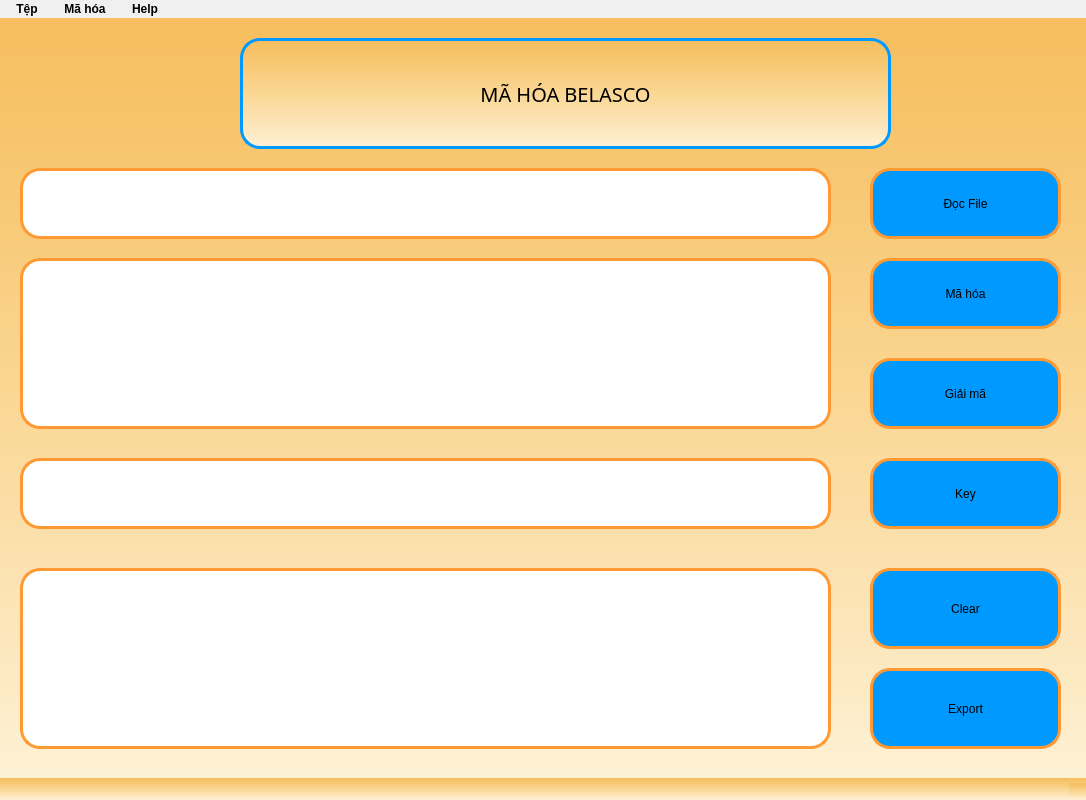
<?xml version="1.0" encoding="UTF-8"?>
<ui version="4.0">
 <class>Belascoform</class>
 <widget class="QMainWindow" name="Belascoform">
  <property name="geometry">
   <rect>
    <x>0</x>
    <y>0</y>
    <width>1086</width>
    <height>800</height>
   </rect>
  </property>
  <property name="windowTitle">
   <string>WBelasco</string>
  </property>
  <property name="windowIcon">
   <iconset>
    <normaloff>tainguyen/logo.ico</normaloff>tainguyen/logo.ico</iconset>
  </property>
  <property name="styleSheet">
   <string notr="true">
color:black;
background-color: qlineargradient(spread:pad, x1:0, y1:0, x2:0, y2:1, stop:0 #F6BE5E, stop:0.25 #F8C976, stop:0.5 #FAD794, stop:0.75 #FCE3B4, stop:1 #FDF1D4);
</string>
  </property>
  <widget class="QWidget" name="centralwidget">
   <widget class="QLabel" name="label">
    <property name="geometry">
     <rect>
      <x>240</x>
      <y>20</y>
      <width>651</width>
      <height>111</height>
     </rect>
    </property>
    <property name="font">
     <font>
      <family>Montserrat</family>
      <pointsize>33</pointsize>
      <weight>9</weight>
      <italic>false</italic>
      <bold>false</bold>
     </font>
    </property>
    <property name="layoutDirection">
     <enum>Qt::LeftToRight</enum>
    </property>
    <property name="autoFillBackground">
     <bool>false</bool>
    </property>
    <property name="styleSheet">
     <string notr="true">font-size: 20px;
font: 75 33pt &quot;Montserrat&quot;;

border: 3px solid #0099FF;
border-radius: 20px;
color:black;

</string>
    </property>
    <property name="text">
     <string>MÃ HÓA BELASCO</string>
    </property>
    <property name="alignment">
     <set>Qt::AlignCenter</set>
    </property>
   </widget>
   <widget class="QPushButton" name="Btn_ReadFile">
    <property name="geometry">
     <rect>
      <x>870</x>
      <y>150</y>
      <width>191</width>
      <height>71</height>
     </rect>
    </property>
    <property name="cursor">
     <cursorShape>PointingHandCursor</cursorShape>
    </property>
    <property name="mouseTracking">
     <bool>false</bool>
    </property>
    <property name="tabletTracking">
     <bool>false</bool>
    </property>
    <property name="autoFillBackground">
     <bool>false</bool>
    </property>
    <property name="styleSheet">
     <string notr="true">QPushButton {
    border-radius: 20px;
    background-color: #0099FF;
    border: 3px solid #FF9933;
    font: 75 16pt &quot;Montserrat&quot;;
}

QPushButton:hover {
    background-color: white;
    border-color:#0099FF ;
    color: black;
}
</string>
    </property>
    <property name="text">
     <string>Đọc File</string>
    </property>
   </widget>
   <widget class="QPushButton" name="Btn_MaHoa">
    <property name="geometry">
     <rect>
      <x>870</x>
      <y>240</y>
      <width>191</width>
      <height>71</height>
     </rect>
    </property>
    <property name="cursor">
     <cursorShape>PointingHandCursor</cursorShape>
    </property>
    <property name="styleSheet">
     <string notr="true">QPushButton {
    border-radius: 20px;
    background-color: #0099FF;
    border: 3px solid #FF9933;
    font: 75 16pt &quot;Montserrat&quot;;
}

QPushButton:hover {
    background-color: white;
    border-color:#0099FF ;
    color: black;
}
</string>
    </property>
    <property name="text">
     <string>Mã hóa</string>
    </property>
   </widget>
   <widget class="QPushButton" name="Btn_GiaiMa">
    <property name="geometry">
     <rect>
      <x>870</x>
      <y>340</y>
      <width>191</width>
      <height>71</height>
     </rect>
    </property>
    <property name="cursor">
     <cursorShape>PointingHandCursor</cursorShape>
    </property>
    <property name="styleSheet">
     <string notr="true">QPushButton {
    border-radius: 20px;
    background-color: #0099FF;
    border: 3px solid #FF9933;
    font: 75 16pt &quot;Montserrat&quot;;
}

QPushButton:hover {
    background-color: white;
    border-color:#0099FF ;
    color: black;
}
</string>
    </property>
    <property name="text">
     <string>Giải mã</string>
    </property>
   </widget>
   <widget class="QLineEdit" name="tbPath">
    <property name="geometry">
     <rect>
      <x>20</x>
      <y>150</y>
      <width>811</width>
      <height>71</height>
     </rect>
    </property>
    <property name="font">
     <font>
      <family>Bebas Neue</family>
      <pointsize>12</pointsize>
     </font>
    </property>
    <property name="styleSheet">
     <string notr="true">background-color:white;
border-radius:20px;
color:black;
font: 12pt &quot;Bebas Neue&quot;;
border: 3px solid #FF9933;</string>
    </property>
    <property name="text">
     <string/>
    </property>
    <property name="maxLength">
     <number>32782</number>
    </property>
    <property name="frame">
     <bool>true</bool>
    </property>
    <property name="clearButtonEnabled">
     <bool>false</bool>
    </property>
   </widget>
   <widget class="QTextEdit" name="tbNoiDung">
    <property name="geometry">
     <rect>
      <x>20</x>
      <y>240</y>
      <width>811</width>
      <height>171</height>
     </rect>
    </property>
    <property name="font">
     <font>
      <family>Bebas Neue</family>
      <pointsize>12</pointsize>
     </font>
    </property>
    <property name="cursor" stdset="0">
     <cursorShape>IBeamCursor</cursorShape>
    </property>
    <property name="styleSheet">
     <string notr="true">QTextEdit {
    padding-top: 10px;
    padding-bottom: 10px;
    background-color: white;
    font: 12pt &quot;Bebas Neue&quot;;
    border-radius: 20px;
    color: black;
    border: 3px solid #FF9933;
}
</string>
    </property>
    <property name="html">
     <string>&lt;!DOCTYPE HTML PUBLIC &quot;-//W3C//DTD HTML 4.0//EN&quot; &quot;http://www.w3.org/TR/REC-html40/strict.dtd&quot;&gt;
&lt;html&gt;&lt;head&gt;&lt;meta name=&quot;qrichtext&quot; content=&quot;1&quot; /&gt;&lt;style type=&quot;text/css&quot;&gt;
p, li { white-space: pre-wrap; }
&lt;/style&gt;&lt;/head&gt;&lt;body style=&quot; font-family:'Bebas Neue'; font-size:12pt; font-weight:400; font-style:normal;&quot;&gt;
&lt;p style=&quot;-qt-paragraph-type:empty; margin-top:0px; margin-bottom:0px; margin-left:0px; margin-right:0px; -qt-block-indent:0; text-indent:0px;&quot;&gt;&lt;br /&gt;&lt;/p&gt;&lt;/body&gt;&lt;/html&gt;</string>
    </property>
   </widget>
   <widget class="QTextEdit" name="tbKetQua">
    <property name="geometry">
     <rect>
      <x>20</x>
      <y>550</y>
      <width>811</width>
      <height>181</height>
     </rect>
    </property>
    <property name="font">
     <font>
      <family>Bebas Neue</family>
      <pointsize>12</pointsize>
     </font>
    </property>
    <property name="cursor" stdset="0">
     <cursorShape>IBeamCursor</cursorShape>
    </property>
    <property name="styleSheet">
     <string notr="true">QTextEdit {
    padding-top: 10px;
    padding-bottom: 10px;
    background-color: white;
    font: 12pt &quot;Bebas Neue&quot;;
    border-radius: 20px;
    color: black;
    border: 3px solid #FF9933;
}
</string>
    </property>
   </widget>
   <widget class="QPushButton" name="Btn_Clear">
    <property name="geometry">
     <rect>
      <x>870</x>
      <y>550</y>
      <width>191</width>
      <height>81</height>
     </rect>
    </property>
    <property name="cursor">
     <cursorShape>PointingHandCursor</cursorShape>
    </property>
    <property name="styleSheet">
     <string notr="true">QPushButton {
    border-radius: 20px;
    background-color: #0099FF;
    border: 3px solid #FF9933;
    font: 75 16pt &quot;Montserrat&quot;;
}

QPushButton:hover {
    background-color: white;
    border-color:#0099FF ;
    color: black;
}
</string>
    </property>
    <property name="text">
     <string>Clear</string>
    </property>
   </widget>
   <widget class="QPushButton" name="Btn_WriteFile">
    <property name="geometry">
     <rect>
      <x>870</x>
      <y>650</y>
      <width>191</width>
      <height>81</height>
     </rect>
    </property>
    <property name="cursor">
     <cursorShape>PointingHandCursor</cursorShape>
    </property>
    <property name="styleSheet">
     <string notr="true">QPushButton {
    border-radius: 20px;
    background-color: #0099FF;
    border: 3px solid #FF9933;
    font: 75 16pt &quot;Montserrat&quot;;
}

QPushButton:hover {
    background-color: white;
    border-color:#0099FF ;
    color: black;
}
</string>
    </property>
    <property name="text">
     <string>Export</string>
    </property>
   </widget>
   <widget class="QLineEdit" name="tbKey">
    <property name="geometry">
     <rect>
      <x>20</x>
      <y>440</y>
      <width>811</width>
      <height>71</height>
     </rect>
    </property>
    <property name="font">
     <font>
      <family>Bebas Neue</family>
      <pointsize>12</pointsize>
     </font>
    </property>
    <property name="styleSheet">
     <string notr="true">background-color:white;
border-radius:20px;
color:black;
font: 12pt &quot;Bebas Neue&quot;;
border: 3px solid #FF9933;</string>
    </property>
    <property name="text">
     <string/>
    </property>
    <property name="maxLength">
     <number>32782</number>
    </property>
    <property name="frame">
     <bool>true</bool>
    </property>
    <property name="clearButtonEnabled">
     <bool>false</bool>
    </property>
   </widget>
   <widget class="QLabel" name="label_2">
    <property name="geometry">
     <rect>
      <x>870</x>
      <y>440</y>
      <width>191</width>
      <height>71</height>
     </rect>
    </property>
    <property name="styleSheet">
     <string notr="true">border-radius:20px;
background-color:#0099FF;
border: 3px solid #FF9933;
font: 75 16pt &quot;Montserrat&quot;;
</string>
    </property>
    <property name="text">
     <string>Key</string>
    </property>
    <property name="alignment">
     <set>Qt::AlignCenter</set>
    </property>
   </widget>
  </widget>
  <widget class="QMenuBar" name="menubar">
   <property name="geometry">
    <rect>
     <x>0</x>
     <y>0</y>
     <width>1086</width>
     <height>20</height>
    </rect>
   </property>
   <property name="styleSheet">
    <string notr="true">QMenuBar {
    background-color: #F0F0F0;
    font: bold 12px;
}

QMenuBar::item {
    spacing: 3px;
    padding: 2px 10px;
    background-color: #F0F0F0;
    color: black;
    border-radius: 5px;
}

QMenuBar::item:selected {
    background-color: #0099FF;
    color: white;
    border-radius: 5px;
}

QMenuBar::item:hover {
    background-color: white;
}
</string>
   </property>
   <widget class="QMenu" name="menuM_h_a">
    <property name="title">
     <string>Mã hóa</string>
    </property>
    <widget class="QMenu" name="menuThayThe">
     <property name="title">
      <string>Thay Thế</string>
     </property>
     <property name="icon">
      <iconset>
       <normaloff>../tainguyen/encrypt.png</normaloff>../tainguyen/encrypt.png</iconset>
     </property>
     <addaction name="actionCeasar"/>
     <addaction name="separator"/>
     <addaction name="actionVignere"/>
     <addaction name="separator"/>
     <addaction name="actionTrithemius"/>
    </widget>
    <widget class="QMenu" name="menuChuyenVi">
     <property name="title">
      <string>Chuyển Vị</string>
     </property>
     <property name="icon">
      <iconset>
       <normaloff>../tainguyen/encrypt.png</normaloff>../tainguyen/encrypt.png</iconset>
     </property>
     <addaction name="actionMotdong"/>
     <addaction name="separator"/>
     <addaction name="actionNhieudong"/>
    </widget>
    <widget class="QMenu" name="menuXOR">
     <property name="title">
      <string>XOR</string>
     </property>
     <property name="icon">
      <iconset>
       <normaloff>../tainguyen/encrypt.png</normaloff>../tainguyen/encrypt.png</iconset>
     </property>
     <addaction name="actionXOR_Ceasar"/>
     <addaction name="separator"/>
     <addaction name="actionXOR_Vignere"/>
     <addaction name="separator"/>
     <addaction name="actionXOR_Trithemius"/>
     <addaction name="separator"/>
     <addaction name="actionXOR_Belasco"/>
    </widget>
    <addaction name="menuThayThe"/>
    <addaction name="separator"/>
    <addaction name="menuChuyenVi"/>
    <addaction name="separator"/>
    <addaction name="menuXOR"/>
   </widget>
   <widget class="QMenu" name="menuT_p">
    <property name="title">
     <string>Tệp</string>
    </property>
    <addaction name="menuOpen"/>
    <addaction name="separator"/>
    <addaction name="menuSave"/>
    <addaction name="separator"/>
    <addaction name="actionTho_t"/>
   </widget>
   <widget class="QMenu" name="menuHelp">
    <property name="title">
     <string>Help</string>
    </property>
    <addaction name="menuWebsite"/>
    <addaction name="separator"/>
    <addaction name="menuAbout"/>
   </widget>
   <addaction name="menuT_p"/>
   <addaction name="menuM_h_a"/>
   <addaction name="menuHelp"/>
  </widget>
  <widget class="QStatusBar" name="statusbar"/>
  <action name="menuExit">
   <property name="text">
    <string>Thoát</string>
   </property>
  </action>
  <action name="menuOpen">
   <property name="icon">
    <iconset>
     <normaloff>../tainguyen/openfile.png</normaloff>../tainguyen/openfile.png</iconset>
   </property>
   <property name="text">
    <string>Open</string>
   </property>
   <property name="shortcut">
    <string>Ctrl+O</string>
   </property>
   <property name="iconVisibleInMenu">
    <bool>true</bool>
   </property>
  </action>
  <action name="menuSave">
   <property name="icon">
    <iconset>
     <normaloff>../tainguyen/save.png</normaloff>../tainguyen/save.png</iconset>
   </property>
   <property name="text">
    <string>Save</string>
   </property>
   <property name="shortcut">
    <string>Ctrl+S</string>
   </property>
  </action>
  <action name="menuWebsite">
   <property name="icon">
    <iconset>
     <normaloff>../tainguyen/global.png</normaloff>../tainguyen/global.png</iconset>
   </property>
   <property name="text">
    <string>Website</string>
   </property>
  </action>
  <action name="menuAbout">
   <property name="icon">
    <iconset>
     <normaloff>../tainguyen/aboutus.png</normaloff>../tainguyen/aboutus.png</iconset>
   </property>
   <property name="text">
    <string>About us</string>
   </property>
  </action>
  <action name="actionCeasar">
   <property name="icon">
    <iconset>
     <normaloff>../tainguyen/encrypt1.png</normaloff>../tainguyen/encrypt1.png</iconset>
   </property>
   <property name="text">
    <string>Ceasar</string>
   </property>
  </action>
  <action name="actionVignere">
   <property name="icon">
    <iconset>
     <normaloff>../tainguyen/encrypt1.png</normaloff>../tainguyen/encrypt1.png</iconset>
   </property>
   <property name="text">
    <string>Vigenere</string>
   </property>
  </action>
  <action name="actionTrithemius">
   <property name="icon">
    <iconset>
     <normaloff>../tainguyen/encrypt1.png</normaloff>../tainguyen/encrypt1.png</iconset>
   </property>
   <property name="text">
    <string>Trithemius</string>
   </property>
  </action>
  <action name="actionMotdong">
   <property name="icon">
    <iconset>
     <normaloff>../tainguyen/Arrow1.png</normaloff>../tainguyen/Arrow1.png</iconset>
   </property>
   <property name="text">
    <string>Trên 01 Dòng</string>
   </property>
  </action>
  <action name="actionNhieudong">
   <property name="icon">
    <iconset>
     <normaloff>../tainguyen/Arrow1.png</normaloff>../tainguyen/Arrow1.png</iconset>
   </property>
   <property name="text">
    <string>Trên Nhiều  Dòng</string>
   </property>
  </action>
  <action name="actionXOR_Ceasar">
   <property name="icon">
    <iconset>
     <normaloff>../tainguyen/xor.png</normaloff>../tainguyen/xor.png</iconset>
   </property>
   <property name="text">
    <string>XOR Ceasar</string>
   </property>
  </action>
  <action name="actionXOR_Vignere">
   <property name="icon">
    <iconset>
     <normaloff>../tainguyen/xor.png</normaloff>../tainguyen/xor.png</iconset>
   </property>
   <property name="text">
    <string>XOR Vignere</string>
   </property>
  </action>
  <action name="actionXOR_Trithemius">
   <property name="icon">
    <iconset>
     <normaloff>../tainguyen/xor.png</normaloff>../tainguyen/xor.png</iconset>
   </property>
   <property name="text">
    <string>XOR Trithemius</string>
   </property>
  </action>
  <action name="actionXOR_Belasco">
   <property name="icon">
    <iconset>
     <normaloff>../tainguyen/xor.png</normaloff>../tainguyen/xor.png</iconset>
   </property>
   <property name="text">
    <string>XOR Belasco</string>
   </property>
  </action>
  <action name="actionTho_t">
   <property name="icon">
    <iconset>
     <normaloff>../tainguyen/exit.png</normaloff>../tainguyen/exit.png</iconset>
   </property>
   <property name="text">
    <string>Thoát</string>
   </property>
  </action>
 </widget>
 <resources/>
 <connections/>
</ui>
